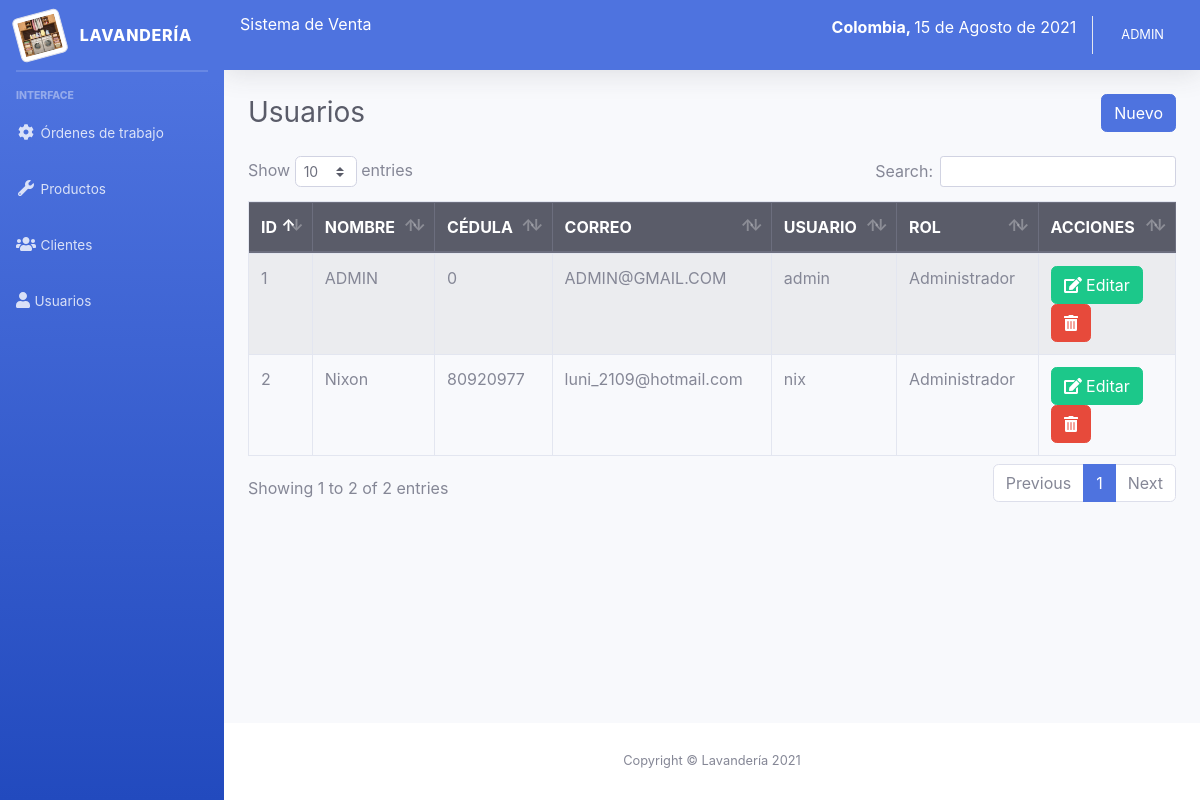
The page /sistema/lista_usuarios.php (signed in) on the database its author committed.
### tables this page shows
CREATE TABLE `usuario` (
  `idusuario` int(11) NOT NULL,
  `nombre` varchar(100) NOT NULL,
  `cedula` int(20) NOT NULL,
  `correo` varchar(100) NOT NULL,
  `usuario` varchar(20) NOT NULL,
  `clave` varchar(50) NOT NULL,
  `rol` int(11) NOT NULL
);

CREATE TABLE `rol` (
  `idrol` int(11) NOT NULL,
  `rol` varchar(50) NOT NULL
);

### sistema/lista_usuarios.php (the view)
<?php include_once "includes/header.php"; ?>
<div class="container-fluid">
	<div class="d-sm-flex align-items-center justify-content-between mb-4">
		<h1 class="h3 mb-0 text-gray-800">Usuarios</h1>
		<?php if ($_SESSION['rol'] == 1) { ?>
		<a href="registro_usuarios.php" class="btn btn-primary">Nuevo</a>
		<?php } ?>
	</div>
	<div class="row">
		<div class="col-lg-12">
			<div class="table-responsive">
				<table class="table table-striped table-bordered" id="table">
					<thead class="thead-dark">
						<tr>
							<th>ID</th>
							<th>NOMBRE</th>
							<th>CÉDULA</th>
							<th>CORREO</th>
							<th>USUARIO</th>
							<th>ROL</th>
							<?php if ($_SESSION['rol'] == 1) { ?>
							<th>ACCIONES</th>
							<?php }?>
						</tr>
					</thead>
					<tbody>
						<?php
						include "../conexion.php";
						$query = mysqli_query($conexion, "SELECT u.idusuario, u.nombre, u.cedula, u.correo, u.usuario, r.rol FROM usuario u INNER JOIN rol r ON u.rol = r.idrol");
						$result = mysqli_num_rows($query);
						if ($result > 0) {
							while ($data = mysqli_fetch_assoc($query)) { ?>
								<tr>
									<td><?php echo $data['idusuario']; ?></td>
									<td><?php echo $data['nombre']; ?></td>
									<td><?php echo $data['cedula']; ?></td>
									<td><?php echo $data['correo']; ?></td>
									<td><?php echo $data['usuario']; ?></td>
									<td><?php echo $data['rol']; ?></td>
									<?php if ($_SESSION['rol'] == 1) { ?>
									<td>
										<a href="editar_usuario.php?id=<?php echo $data['idusuario']; ?>" class="btn btn-success"><i class='fas fa-edit'></i> Editar</a>
										<form action="eliminar_usuario.php?id=<?php echo $data['idusuario']; ?>" method="post" class="confirmar d-inline">
											<button class="btn btn-danger" type="submit"><i class='fas fa-trash-alt'></i> </button>
										</form>
									</td>
									<?php } ?>
								</tr>
						<?php }
						} ?>
					</tbody>
				</table>
			</div>
		</div>
	</div>
</div>
</div>
<?php include_once "includes/footer.php"; ?>

### rows shown on the page
usuario: idusuario "1", nombre "ADMIN", cedula "0", correo "ADMIN@GMAIL.COM", usuario "admin", rol.rol "Administrador"
usuario: idusuario "2", nombre "Nixon", cedula "80920977", correo "luni_2109@hotmail.com", usuario "nix", rol.rol "Administrador"

### other values the page prints
fechaPeru() "15 de Agosto de 2021"
$_SESSION['nombre'] "ADMIN"
